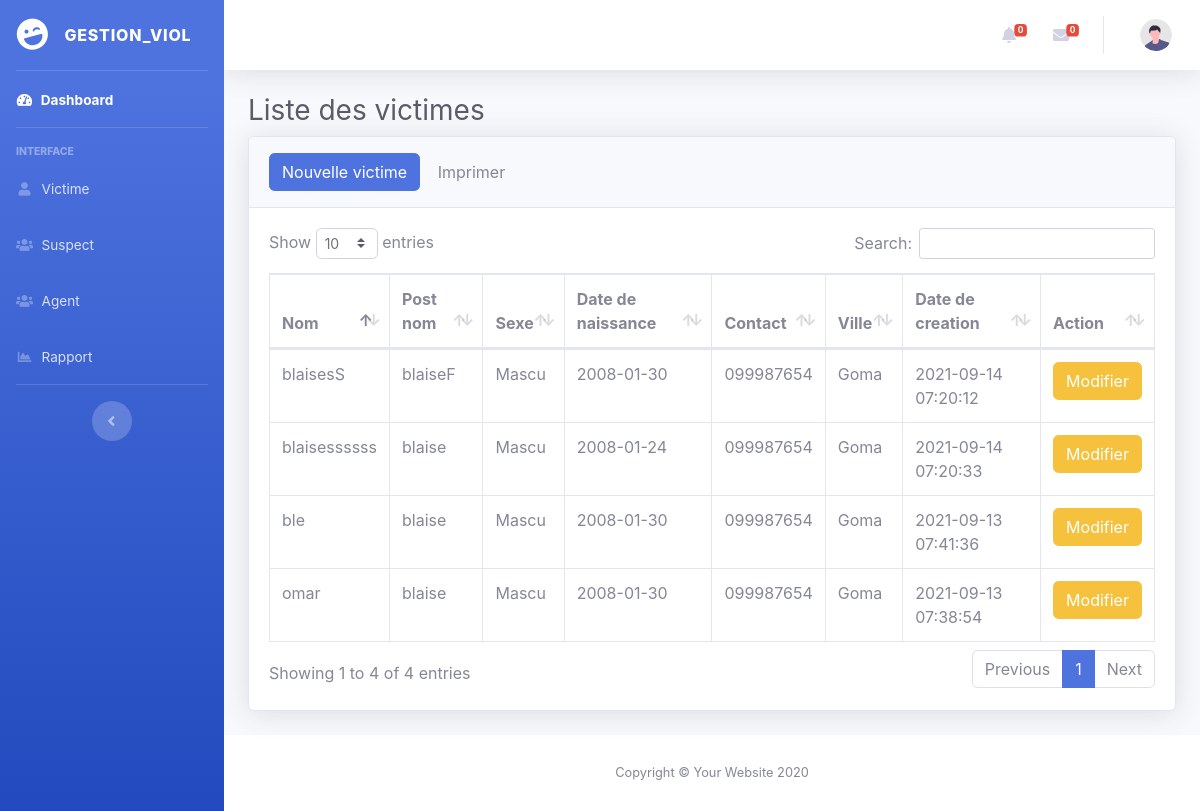
Screenshot of /victime.php with the database file from the repository.
### tables this page shows
CREATE TABLE `victime` (
  `id` int(11) NOT NULL,
  `nom` varchar(50) NOT NULL,
  `postnom` varchar(50) NOT NULL,
  `datenaissance` varchar(20) NOT NULL,
  `sexe` varchar(5) NOT NULL,
  `numtel` varchar(15) NOT NULL,
  `ville` varchar(50) NOT NULL,
  `created_at` timestamp NOT NULL DEFAULT current_timestamp() ON UPDATE current_timestamp()
);

### victime.php (the view, shortened to what this page needs)
<?php
include'config/database.php';
$recup = $db->query("SELECT * FROM victime ORDER BY id ASC");
?>
<!DOCTYPE html>
<html lang="en">
<head>
    <link href="vendor/fontawesome-free/css/all.min.css" rel="stylesheet" type="text/css">
    <link href="css/sb-admin-2.min.css" rel="stylesheet">
    <link href="vendor/datatables/dataTables.bootstrap4.min.css" rel="stylesheet">
</head>
<body id="page-top">
    <div id="wrapper">
        <?php include'partials/_menu.php';?>
        <div id="content-wrapper" class="d-flex flex-column">
            <div id="content">
                <?php include'partials/_nav.php';?>
                <div class="container-fluid">
                    <h1 class="h3 mb-2 text-gray-800">Liste des victimes</h1>
                    <div class="card shadow mb-4">
                        <div class="card-header py-3">
                            <a class="btn btn-primary" class="dropdown-item" href="#" data-toggle="modal" data-target="#vict">Nouvelle victime
            </a>
            <a class="btn btn-default" href="fpdf/tutorial/liste.php">Imprimer</a>
                        </div>
                        <div class="card-body">
                            <div class="table-responsive">
                                <table class="table table-bordered" id="dataTable" width="100%" cellspacing="0">
                                    <thead>
                                        <tr>
                                            <th>Nom</th>
                                            <th>Post nom</th>
                                            <th>Sexe</th>
                                            <th>Date de naissance</th>
                                            <th>Contact</th>
                                            <th>Ville</th>
                                            <th>Date de creation</th>
                                            <th>Action</th>
                                        </tr>
                                    </thead>
                                    <tbody>
                                    <?php while ($a= $recup->fetch())  {?>
                                        <tr>
                                            <td><?=$a['nom'];?></td>
                                            <td><?=$a['postnom'];?></td>
                                            <td><?=$a['sexe'];?></td>
                                            <td><?=$a['datenaissance'];?></td>
                                            <td><?=$a['numtel'];?></td>
                                            <td><?=$a['ville'];?></td>
                                            <td><?=$a['created_at'];?></td>
                                            <td>
                                            <a class="btn btn-warning" class="dropdown-item" href="#" data-toggle="modal" data-target="#vict<?=$a['id'];?>">Modifier
            </a>
                                            </td>
                                        </tr>
                                        <?php } ?>
                                    </tbody>
                                </table>
                            </div>
                        </div>
                    </div>
                </div>
            </div>
            <footer class="sticky-footer bg-white">
                <div class="container my-auto">
                    <div class="copyright text-center my-auto">
                        <span>Copyright &copy; Your Website 2020</span>
                    </div>
                </div>
            </footer>
        </div>
    </div>
</body>
</html>

### rows the page displays
victime: nom "blaisesS", postnom "blaiseF", sexe "Mascu", datenaissance "2008-01-30", numtel "099987654", ville "Goma", created_at "2021-09-14 07:20:12"
victime: nom "ble", postnom "blaise", sexe "Mascu", datenaissance "2008-01-30", numtel "099987654", ville "Goma", created_at "2021-09-13 07:41:36"
victime: nom "omar", postnom "blaise", sexe "Mascu", datenaissance "2008-01-30", numtel "099987654", ville "Goma", created_at "2021-09-13 07:38:54"
victime: nom "blaisessssss", postnom "blaise", sexe "Mascu", datenaissance "2008-01-24", numtel "099987654", ville "Goma", created_at "2021-09-14 07:20:33"
